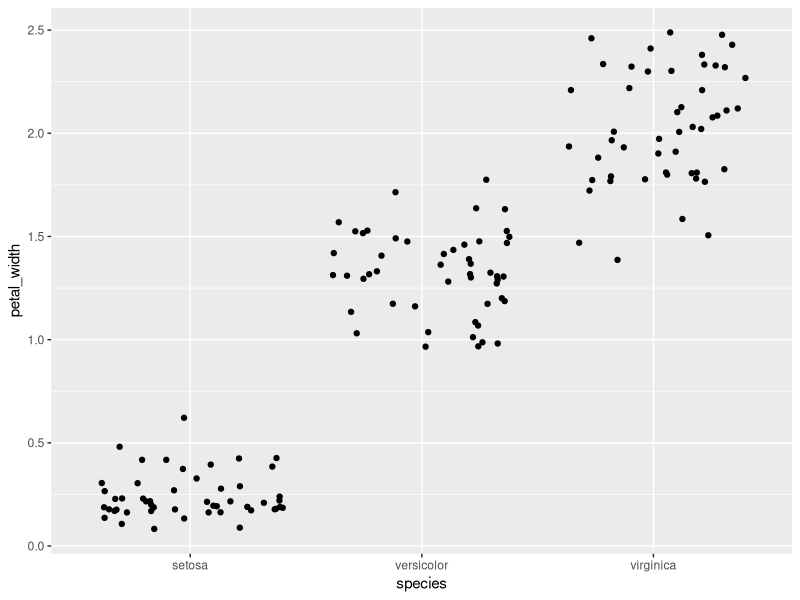
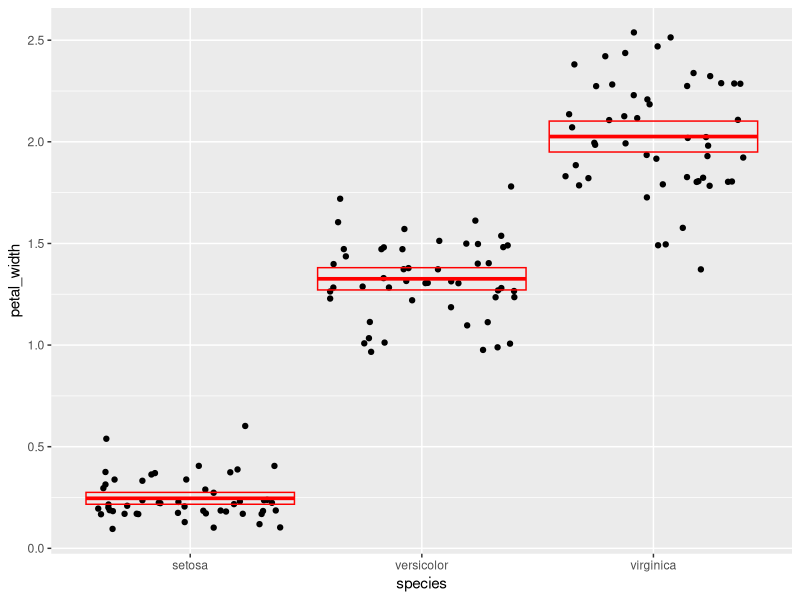
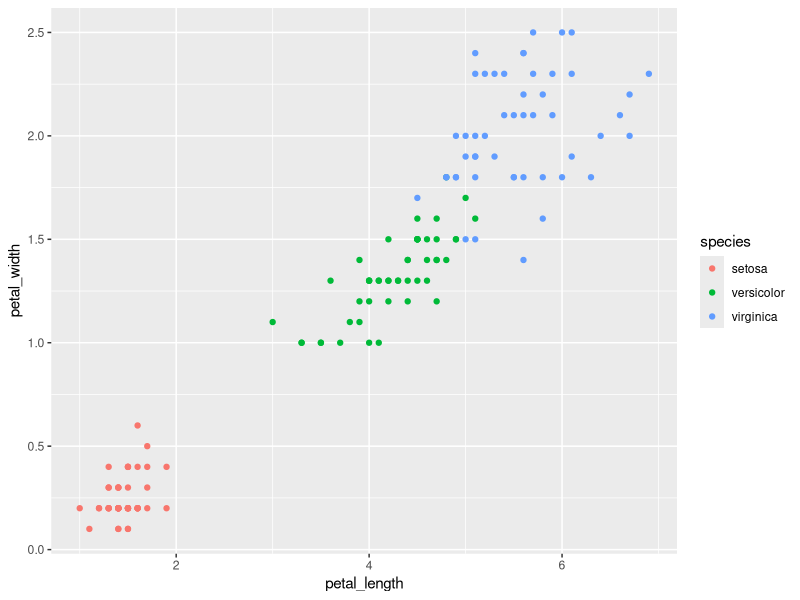

R code for these plots, in order:

# Load Packages -----------------------------------------------------------

library(tidyverse)

iris <- as_tibble(iris) # so it prints a little nicer
iris

# Answering Assignment Questions ------------------------------------------

#Question 1

i2 <- rename(
  iris, 
  sepal_length = Sepal.Length,
  sepal_width = Sepal.Width,
  petal_length = Petal.Length,
  petal_width = Petal.Width,
  species = Species
  )
i2

#Question 2

numerical_mm <- mutate(i2, 
       sepal_length = sepal_length * 10,
       sepal_width = sepal_width * 10,
       petal_length = petal_length * 10,
       petal_width = petal_width * 10
       )
numerical_mm

#Question 3

i3 <- mutate(i2, sepal_area = sepal_length * sepal_width,
       petal_area = petal_length * petal_width)  

i4 <- select(i3, sepal_area, petal_area, species)
i4

#Question 4

i5 <- summarize(i3, sampl_size = n(),
          sl_max = max(sepal_length),
          sl_min = min(sepal_length),
          sl_range = sl_max - sl_min,
          sl_median = median(sepal_length),
          sl_iqr = IQR(sepal_length),
          q1 = quantile(sepal_length, probs = 0.25),
          q2 = quantile(sepal_length, probs = 0.75)
          )
 i5
 
#Question 5

 i3_grouped <- group_by(i3, species)
 
 summarize(i3_grouped, sampl_size = n(),
           pw_mean = mean(petal_width),
           pw_sd = sd(petal_width),
           pw_variance = var(petal_width),
           pw_sem = pw_sd/ sqrt(sampl_size),
           pw_95upper = pw_mean + 1.96 * pw_sem,
           pw_95lower = pw_mean - 1.96 * pw_sem
 )
 
#Question 6
 
 ggplot(data = i2) +
   geom_jitter(mapping = aes(x = species, y = petal_width)) 

#Question 7
 
 pl_summary <- 
   summarize(i3_grouped, 
             pw_mean = mean(petal_width),
             pw_sem = sd(petal_width)/ sqrt(n()),
             pw_95upper = pw_mean + 1.96 * pw_sem,
             pw_95lower = pw_mean - 1.96 * pw_sem
   ) 
 pl_summary
 
 ggplot(data = i2) +
   geom_jitter(mapping = aes(x = species, y = petal_width)) +
   geom_crossbar(
     data = pl_summary,
     mapping = aes(x = species, y = pw_mean, 
                   ymax = pw_95upper,
                   ymin = pw_95lower),
     color = "red"
   )

#Question 8
 
 ggplot(data = i2) +
   geom_point(mapping = aes(x = petal_length, y = petal_width, color = species))
 
 